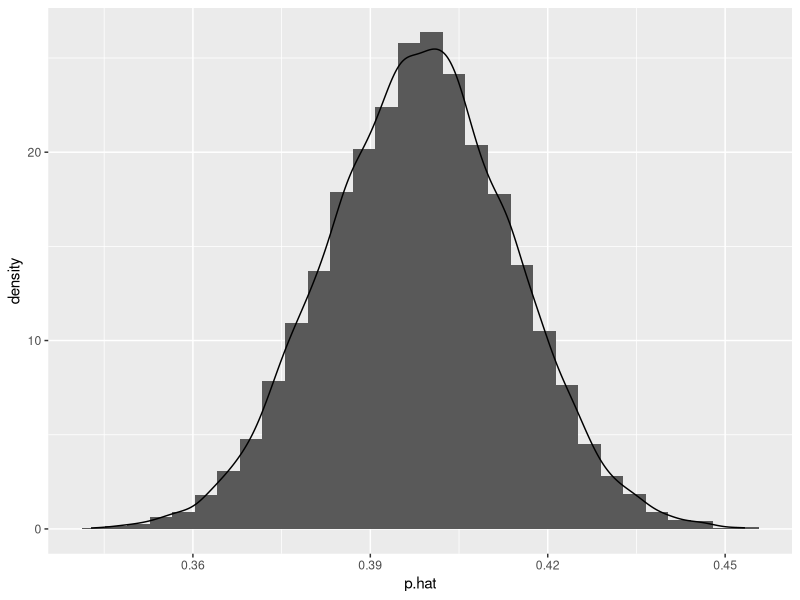

The R source for this figure:
#########################################
# Michael Boateng
# LAB 10
#########################################
# load libraries
#########################################
library(tidyverse)
library(patchwork)
#########################################
# TASK 1
#########################################
samp.size <- 1004

sample <- rbinom(n = 10000, size = samp.size, prob = 0.39)
sims <- tibble(poll = sample/1004)

percentile_2.5 <- quantile(sims$poll, 0.025)
percentile_97.5 <- quantile(sims$poll, 0.975)
moe1 <- (percentile_97.5 - percentile_2.5) / 2

sample.plot <- ggplot(data = sims) +
  geom_histogram(aes(x = poll, y = after_stat(density))) +
  geom_density(aes(x = poll))

#####################
# testing twice the sample size
sample_2 <- rbinom(n = 10000, size = samp.size * 2, prob = 0.39)
sims_2 <- tibble(poll = sample_2/2008)

sample.plot2 <- ggplot(data = sims_2) +
  geom_histogram(aes(x = poll, y = after_stat(density))) +
  geom_density(aes(x = poll)) 

percentile_2.5 <- quantile(sims_2$poll, 0.025)
percentile_97.5 <- quantile(sims_2$poll, 0.975)
moe2 <- (percentile_97.5 - percentile_2.5) / 2

##########################################
# TASK 2
##########################################                  # creating the Gallup data
gallup.data <- tibble(poll = c(rep(1,(round(0.39*1004))),   # where 1 = 'satisfied'
                               rep(0,(round(0.59*1004))),   # 0 = 'dissatisfied'
                               rep(NA,(round(0.02*1004))))) # NA = 'no opinion'

R <- 10000
gallup.resamples <- tibble(p.hat = numeric(R))
for (i in 1:R){
  resample <- sample(x = gallup.data$poll,
                     size = 1004,
                     replace = T)
  gallup.resamples$p.hat[i] = mean(resample, na.rm = T)
}


(resample.plot <- ggplot(data = gallup.resamples) +
  geom_histogram(aes(x = p.hat, 
                     y = after_stat(density))) +
  geom_density(aes(x = p.hat))
  )

##########################################
# TASK 3
##########################################
N <- seq(from = 100, to = 300, by = 10)
P <- seq(from = 0.01, to = 0.99, by = 0.01)

simulations <- tibble(
  n = numeric(),
  p = numeric(),
  margin.of.error = numeric())

for (i in N){
  for (j in P){
    curr.sim <- rbinom(n = 10000, size = i, prob = j)
    percentile_2.5 <- quantile(curr.sim, 0.025)
    percentile_97.5 <- quantile(curr.sim, 0.975)
    num <- (percentile_97.5 - percentile_2.5) / 2
    simulations <- bind_rows(simulations,
                             tibble(n = i, p = j, margin.of.error = num))
  }
}

result.p <- ggplot(data = simulations) +
  geom_raster(aes(x = n, y = p, fill = margin.of.error))

###########################################
# TASK 4
###########################################
N <- seq(100, 2000, by = 10)
P <- seq(0.01, 0.99, by=0.01)
z <- qnorm(0.975)  

wilson.results <- tibble(n = numeric(), 
                         p = numeric(), 
                         margin.of.error = numeric())

for (n in N) {
  for (p in P) {
    error <- z * (sqrt((n * p * (1-p)) + (z^2 / 4))) / (n + z^2)
    
    wilson.results <- bind_rows(wilson.results,
                                tibble(n = n, p = p, margin.of.error = error))
  }
}

wilson.plot <- ggplot(data = wilson.results) +
  geom_raster(aes(x = n, y = p, fill = margin.of.error)) 
